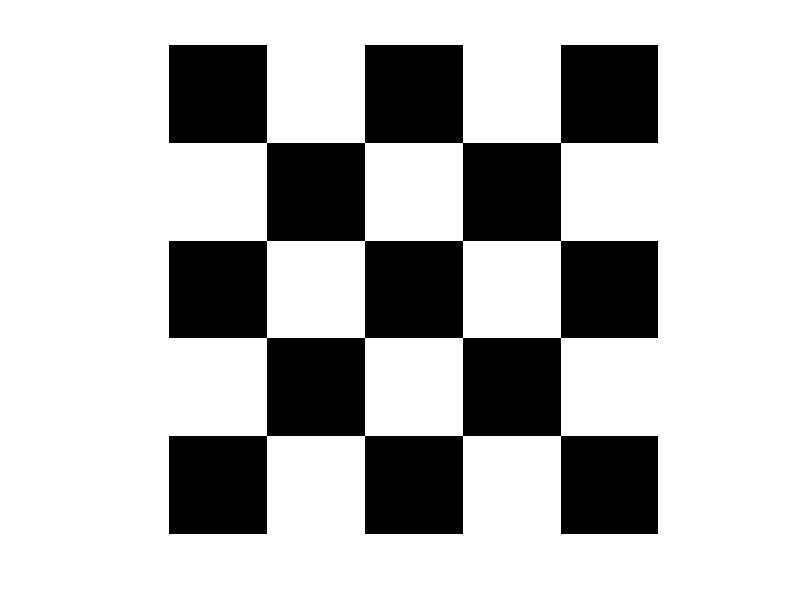

The MATLAB source for this figure:
a=input('Enter no ');
b=zeros(a*50,a*50);
i=1;
j=1;
ci=1;
cj=1;
for i=1:50:a*50
    for j=1:50:a*50
        c=mod(ci+cj,2);
        cj=cj+1;    
        p=1;
        q=1;
        for p=0:1:49
            for q=0:1:49
                b(i+p,j+q)=c;
            end
        end
    end
    ci=ci+1;
    cj=1;
end
imshow(b);
            
            
            